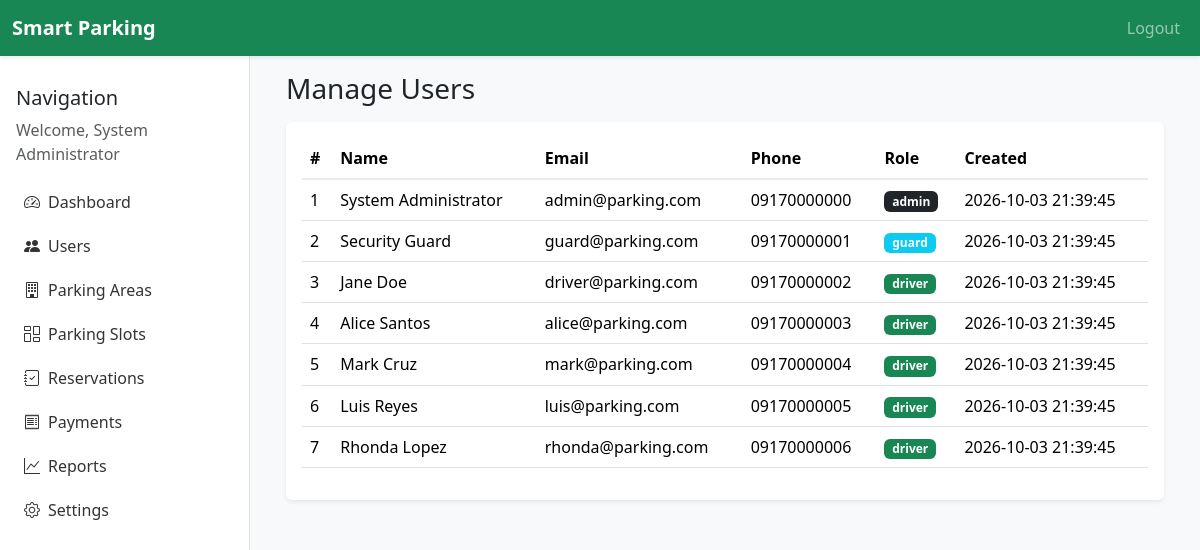
The page /admin/users.php (signed in) on the database its author committed.
### tables this page shows
CREATE TABLE `users` (
  `id` INT AUTO_INCREMENT PRIMARY KEY,
  `full_name` VARCHAR(100) NOT NULL,
  `email` VARCHAR(150) NOT NULL UNIQUE,
  `phone` VARCHAR(20) NOT NULL,
  `password` VARCHAR(255) NOT NULL,
  `role` ENUM('driver','admin','guard') NOT NULL DEFAULT 'driver',
  `created_at` DATETIME NOT NULL DEFAULT CURRENT_TIMESTAMP
);

### includes/auth.php (called while the page is built, shortened)
<?php
function currentUser() {
    return $_SESSION['user'] ?? null;
}
function sanitize($value) {
    return htmlspecialchars(trim($value), ENT_QUOTES, 'UTF-8');
}

### admin/users.php (the view, shortened to what this page needs)
<?php
require_once __DIR__ . '/../includes/auth.php';
$stmt = $pdo->query('SELECT * FROM users ORDER BY created_at DESC');
$users = $stmt->fetchAll();
include __DIR__ . '/../includes/header.php';
?>
<?php include __DIR__ . '/../includes/sidebar.php'; ?>
<div class="content p-4">
    <?php include __DIR__ . '/../includes/navbar.php'; ?>
    <div class="container-fluid">
        <h1 class="h3 mb-3">Manage Users</h1>
        <div class="card shadow-sm">
            <div class="card-body">
                <div class="table-responsive">
                    <table class="table table-hover align-middle">
                        <thead>
                            <tr>
                                <th>#</th>
                                <th>Name</th>
                                <th>Email</th>
                                <th>Phone</th>
                                <th>Role</th>
                                <th>Created</th>
                            </tr>
                        </thead>
                        <tbody>
                            <?php foreach ($users as $user): ?>
                                <tr>
                                    <td><?= sanitize($user['id']) ?></td>
                                    <td><?= sanitize($user['full_name']) ?></td>
                                    <td><?= sanitize($user['email']) ?></td>
                                    <td><?= sanitize($user['phone']) ?></td>
                                    <td><span class="badge bg-<?= $user['role'] === 'admin' ? 'dark' : ($user['role'] === 'guard' ? 'info' : 'success') ?>"><?= sanitize($user['role']) ?></span></td>
                                    <td><?= sanitize($user['created_at']) ?></td>
                                </tr>
                            <?php endforeach; ?>
                        </tbody>
                    </table>
                </div>
            </div>
        </div>
    </div>
</div>
<?php include __DIR__ . '/../includes/footer.php'; ?>

### includes/sidebar.php (shortened to what this page needs)
<?php
$user = currentUser();
$role = $user['role'] ?? null;
$menu = [];
if ($role === 'admin') {
    $menu = [
        ['label' => 'Dashboard', 'link' => '/park system/admin/dashboard.php', 'icon' => 'bi-speedometer2'],
        ['label' => 'Users', 'link' => '/park system/admin/users.php', 'icon' => 'bi-people-fill'],
        ['label' => 'Parking Areas', 'link' => '/park system/admin/parking_areas.php', 'icon' => 'bi-building'],
        ['label' => 'Parking Slots', 'link' => '/park system/admin/parking_slots.php', 'icon' => 'bi-columns-gap'],
        ['label' => 'Reservations', 'link' => '/park system/admin/reservations.php', 'icon' => 'bi-journal-check'],
        ['label' => 'Payments', 'link' => '/park system/admin/payments.php', 'icon' => 'bi-receipt'],
        ['label' => 'Reports', 'link' => '/park system/admin/reports.php', 'icon' => 'bi-graph-up'],
        ['label' => 'Settings', 'link' => '/park system/admin/settings.php', 'icon' => 'bi-gear']
    ];
}
?>
<div class="sidebar bg-white border-end">
    <div class="sidebar-header p-3">
        <h5>Navigation</h5>
        <?php if ($user): ?>
            <p class="text-muted mb-0">Welcome, <?= sanitize($user['full_name']) ?></p>
        <?php endif; ?>
    </div>
    <ul class="nav flex-column px-2">
        <?php foreach ($menu as $item): ?>
            <li class="nav-item mb-1">
                <a class="nav-link rounded d-flex align-items-center" href="<?= $item['link'] ?>">
                    <i class="bi <?= $item['icon'] ?> me-2"></i> <?= $item['label'] ?>
                </a>
            </li>
        <?php endforeach; ?>
    </ul>
</div>

### assets/css/style.css (style rules this page uses)
:root { --sidebar-width: 250px; --bg-color: #f5f7fb; }
body { background: var(--bg-color); }
.sidebar { min-width: var(--sidebar-width); max-width: var(--sidebar-width); min-height: 100vh; position: fixed; left: 0; top: 0; padding-top: 70px; background-color: #ffffff; }
.content { margin-left: var(--sidebar-width); width: calc(100% - var(--sidebar-width)); padding-top: 80px; }
.sidebar .nav-link { color: #333; transition: all 0.15s ease; }
.card { border: none; }
.table thead th { border-bottom: 2px solid #e9ecef; }

### rows shown on the page
users: full_name "System Administrator", id "1", email "admin@parking.com", phone "09170000000", role "admin", created_at "2026-10-03 21:39:45"
users: id "2", full_name "Security Guard", email "guard@parking.com", phone "09170000001", role "guard", created_at "2026-10-03 21:39:45"
users: id "3", full_name "Jane Doe", email "driver@parking.com", phone "09170000002", role "driver", created_at "2026-10-03 21:39:45"
users: id "4", full_name "Alice Santos", email "alice@parking.com", phone "09170000003", role "driver", created_at "2026-10-03 21:39:45"
users: id "5", full_name "Mark Cruz", email "mark@parking.com", phone "09170000004", role "driver", created_at "2026-10-03 21:39:45"
users: id "6", full_name "Luis Reyes", email "luis@parking.com", phone "09170000005", role "driver", created_at "2026-10-03 21:39:45"
users: id "7", full_name "Rhonda Lopez", email "rhonda@parking.com", phone "09170000006", role "driver", created_at "2026-10-03 21:39:45"

### other values the page prints
$item['label'] "Dashboard"
$item['label'] "Users"
$item['label'] "Parking Areas"
$item['label'] "Parking Slots"
$item['label'] "Reservations"
$item['label'] "Payments"
$item['label'] "Reports"
$item['label'] "Settings"
